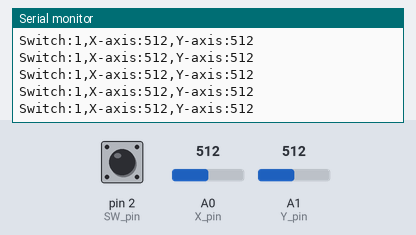
Bench run of a sketch on a simulated Arduino Uno, built with avr-gcc and run on an emulated ATmega328P. Shown: the last lines printed to the serial monitor. Inputs (shaded band) come from the test bench; at power-on: A0 (X_pin) = 512, A1 (Y_pin) = 512, pin 2 (SW_pin) HIGH.

Above: at 1.2 s.
1.3 s: A0 (X_pin) set to 104
At 2.4 s:
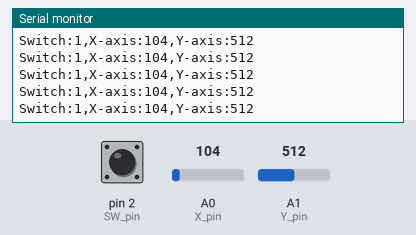
4.3 s: A0 (X_pin) set to 89
At 4.9 s:
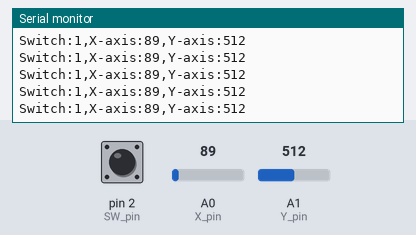
5.8 s: A1 (Y_pin) set to 105
At 6.9 s:
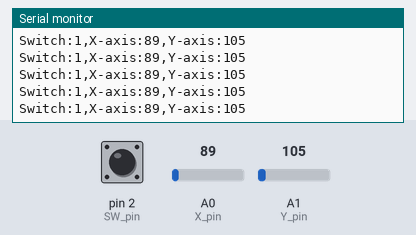
8.8 s: A1 (Y_pin) set to 92
At 9.6 s:
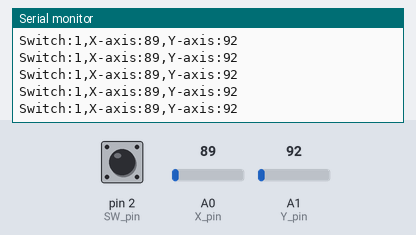
11.8 s: A0 (X_pin) set to 11
At 12.8 s:
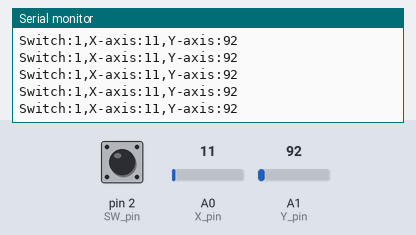
13.3 s: A0 (X_pin) set to 8
At 14.2 s:
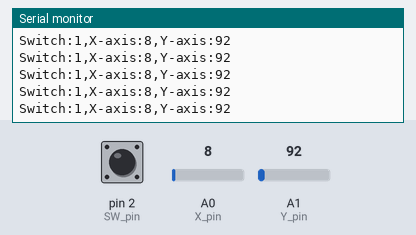
Timing chart, 0 to 16.3 s (numbered marks = the images above; inputs shaded):
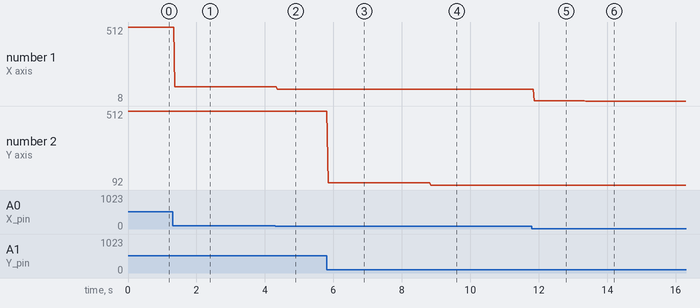

Measured:
- after the input at 1.3 s, the serial monitor: prints a new line after 0.06 s (image 1)
- after the input at 4.3 s, the serial monitor: prints a new line after 0.06 s (image 2)
- after the input at 5.8 s, the serial monitor: prints a new line at once (image 3)
- after the input at 8.8 s, the serial monitor: prints a new line at once (image 4)
- after the input at 11.8 s, the serial monitor: prints a new line after 0.07 s (image 5)
- after the input at 13.3 s, the serial monitor: prints a new line after 0.07 s (image 6)
- plotted number 1: 512 → 104 after the input at 1.3 s, 104 → 89 after the input at 4.3 s, 89 → 11 after the input at 11.8 s, 11 → 8 after the input at 13.3 s
- plotted number 2: 512 → 105 after the input at 5.8 s, 105 → 92 after the input at 8.8 s

The sketch:

Plotter_Analog_Joystick.ino
```cpp
const int SW_pin = 2; // digital pin connected to switch output
const int X_pin = 0; // analog pin connected to X output
const int Y_pin = 1; // analog pin connected to Y output

void setup() {
  pinMode(SW_pin, INPUT);
  digitalWrite(SW_pin, HIGH);
  Serial.begin(9600);
}

void loop() {
  Serial.print("Switch:");
  Serial.print(digitalRead(SW_pin));
  Serial.print(",");
  Serial.print("X-axis:");
  Serial.print(analogRead(X_pin));
  Serial.print(",");
  Serial.print("Y-axis:");
  Serial.println(analogRead(Y_pin));
  delay(10);
}
```
